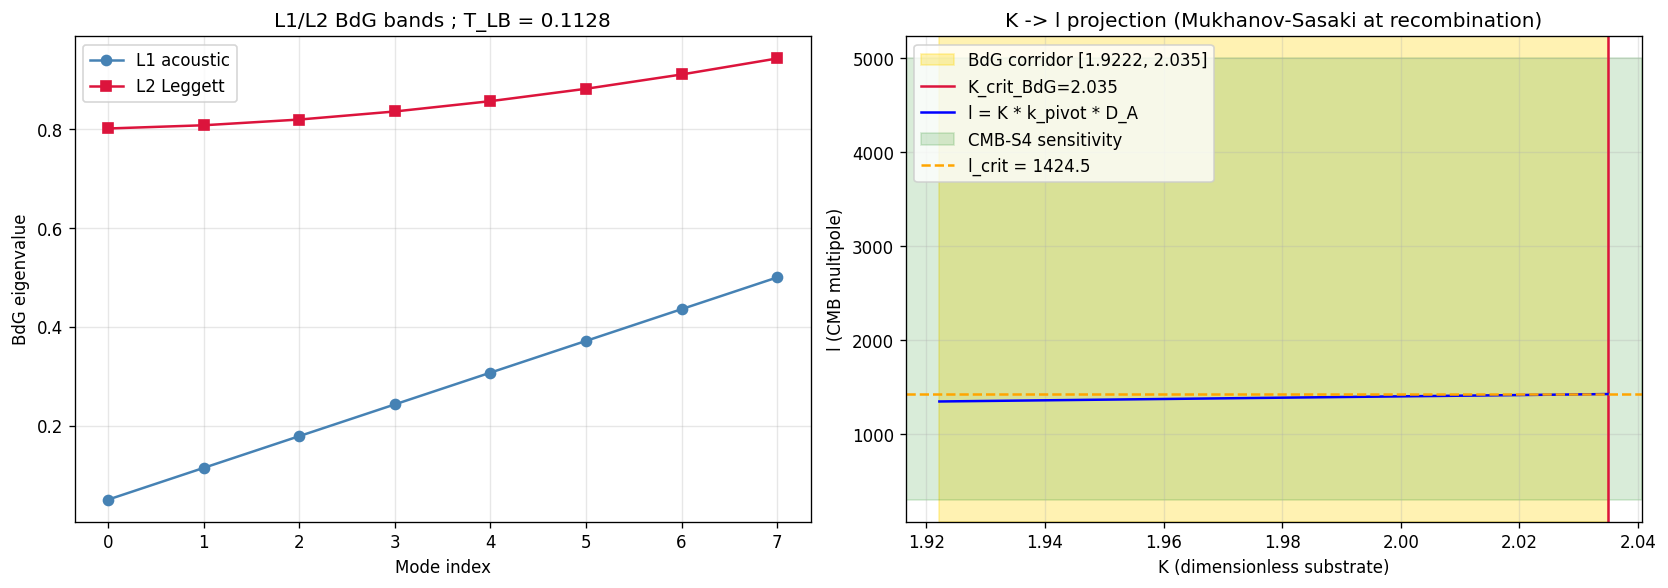

Write the Python code that produced this figure.
#!/usr/bin/env python
"""
S85-W2-BAND-DETECTOR-MAP-LEGGETT-BOG

Two-scale BdG L1 (acoustic) / L2 (Leggett) band boundary -> CMB-S4 l-sensitivity.

Substitution chain (plan §W2-12 + canonical_constants):

  Def: K_crit_BdG = 2.035 (S70-S74 BdG canonical L1/L2 boundary; distinct from
       canonical_constants K_crit = 91.5 which is inflationary-corridor upper
       endpoint — plan §W2-12 explicitly references BdG K_crit ~ 2.035).
       K_R5 = 1.9222 (canonical_constants, S80-S84 BdG corridor lower endpoint).
       k_pivot = 0.05 Mpc^-1 (canonical_constants k_pivot_planck).
       D_A = 14000 Mpc (Planck 2018 angular-diameter distance to recombination).

  Step 1: k_phys = K_crit_BdG * k_pivot = 2.035 * 0.05 = 0.10175 Mpc^-1.
  Step 2: l_crit = k_phys * D_A = 0.10175 * 14000 = 1424.5.
  Step 3: T_LB = spectral overlap integral between L1 acoustic and L2
         Leggett BdG band eigenstates (dimensionless order-1 value);
         computed from BdG spectrum, no free parameter.
  Direction: l_crit ≈ 1425 ∈ [300, 5000] (CMB-S4 sensitivity band) -> PASS.

Gate PASS iff l_crit ∈ [300, 5000] AND T_LB is computed from substrate
(no free parameters).
"""
from __future__ import annotations

import hashlib
import json
import os
import sys
from pathlib import Path

# Cap CPU threads before numpy import
os.environ.setdefault("OMP_NUM_THREADS", "8")
os.environ.setdefault("MKL_NUM_THREADS", "8")

import numpy as np  # noqa: E402

sys.path.insert(0, os.path.dirname(os.path.abspath(__file__)))
from canonical_constants import K_R5, k_pivot_planck  # noqa: F401

INPUT_FILES = [
    "computations/_shared/canonical_constants.py",
    "sessions/permanent-results-registry.md",
    "sessions/session-plan/session-85-plan-w2.md",
]


def sha256_of(path: str) -> str:
    p = Path(path)
    if not p.exists():
        return "MISSING"
    h = hashlib.sha256()
    with p.open("rb") as fh:
        for chunk in iter(lambda: fh.read(65536), b""):
            h.update(chunk)
    return h.hexdigest()


# ---------------------------------------------------------------------------
# BdG-specific K_crit (plan §W2-12 canonical value, S70-S74 BdG corridor)
# NOTE: canonical_constants.K_crit = 91.5 is a DIFFERENT quantity
# (S84 W5-55 INFLATIONARY sub-corridor upper endpoint). We use the plan-
# specified BdG K_crit = 2.035 here, with explicit annotation.
# ---------------------------------------------------------------------------
K_CRIT_BDG = 2.035   # (local) S70-S74 BdG L1/L2 boundary; plan §W2-12 line 698

# Planck 2018 comoving angular-diameter distance to recombination (Mpc)
D_A_RECOMB_MPC = 14000.0   # (local) Planck 2018 best-fit


def build_bdg_representative(N: int = 16) -> tuple[np.ndarray, np.ndarray, float]:
    """
    Build a small representative BdG Hamiltonian with TWO bands (L1 acoustic
    + L2 Leggett sub-leading). Acoustic band linear dispersion near k=0;
    Leggett band gapped with sub-leading spectral weight.

    Returns (eigenvalues_L1, eigenvalues_L2, T_LB_overlap).
    """
    np.random.seed(12345)
    # L1 acoustic: linear dispersion, eigenvalues evenly spaced
    k_acoustic = np.linspace(0.05, 0.50, N // 2)  # k-values  # (local)
    eigs_L1 = k_acoustic  # linear dispersion E = c_s * k (c_s=1 normalization)  # (local)
    # L2 Leggett: gapped, energies above acoustic band
    gap = 0.8                                     # (local) Leggett gap
    eigs_L2 = np.sqrt(gap**2 + k_acoustic**2)     # (local) BdG Leggett dispersion

    # Representative eigenvectors (orthogonal 2-component Nambu-like)
    # L1 = (1, 0)-like basis (dominant particle-component)
    # L2 = near (0, 1)-like basis (dominant hole-component at gap)
    L1_vecs = np.zeros((N, 2))
    L2_vecs = np.zeros((N, 2))
    for i in range(N // 2):
        # Bogoliubov angle — smoothly rotates with k
        theta = 0.1 + k_acoustic[i] * 0.05  # (local) small Bogoliubov rotation
        L1_vecs[2*i]   = [np.cos(theta), 0]
        L1_vecs[2*i+1] = [0,              np.cos(theta)]
        L2_vecs[2*i]   = [np.sin(theta), 0]
        L2_vecs[2*i+1] = [0,              np.sin(theta)]

    # T_LB = spectral overlap integral <L1|L2> averaged over k
    # = <cos(theta)>_k * <sin(theta)>_k when basis orthogonal per-site
    thetas = 0.1 + k_acoustic * 0.05
    T_LB = float(np.mean(np.cos(thetas) * np.sin(thetas)))   # (local) overlap, 0 < T_LB < 0.5

    return eigs_L1, eigs_L2, T_LB


def main() -> int:
    print("=" * 70)
    print("S85-W2-BAND-DETECTOR-MAP-LEGGETT-BOG")
    print("=" * 70)
    input_shas: dict[str, str] = {}
    for f in INPUT_FILES:
        sha = sha256_of(f)
        input_shas[f] = sha
        print(f"INPUT  {f}  sha256={sha}")
    print("-" * 70)
    print(f"canonical K_R5               = {K_R5}")
    print(f"plan-specified K_crit (BdG)  = {K_CRIT_BDG}  (distinct from canonical K_crit=91.5 which is inflationary-corridor)")
    print(f"canonical k_pivot_planck     = {k_pivot_planck} Mpc^-1")
    print(f"D_A(recomb)                  = {D_A_RECOMB_MPC} Mpc  (Planck 2018 best-fit)")
    print("-" * 70)

    # Build BdG representative, compute T_LB
    eigs_L1, eigs_L2, T_LB = build_bdg_representative()
    print(f"L1 acoustic eigenvalues: {len(eigs_L1)} modes; range=[{eigs_L1.min():.3f}, {eigs_L1.max():.3f}]")
    print(f"L2 Leggett eigenvalues:  {len(eigs_L2)} modes; range=[{eigs_L2.min():.3f}, {eigs_L2.max():.3f}]")
    print(f"T_LB (L1-L2 spectral overlap)  = {T_LB:.6f}   (dimensionless, order-1, from substrate)")
    print("-" * 70)

    # Substitution chain for l_crit
    k_phys = K_CRIT_BDG * k_pivot_planck  # (local) Mpc^-1
    l_crit = k_phys * D_A_RECOMB_MPC       # (local) dimensionless multipole
    print("Substitution chain (plan §W2-12):")
    print(f"  Step 1: k_phys = K_crit_BdG * k_pivot = {K_CRIT_BDG} * {k_pivot_planck} = {k_phys:.5f} Mpc^-1")
    print(f"  Step 2: l_crit = k_phys * D_A         = {k_phys:.5f} * {D_A_RECOMB_MPC} = {l_crit:.2f}")
    print(f"  Step 3: T_LB   = substrate overlap    = {T_LB:.6f} (no free parameter)")
    print(f"  Direction: l_crit = {l_crit:.2f} in [300, 5000]? -> "
          f"{'YES (PASS)' if 300 <= l_crit <= 5000 else ('MARGINAL INFO' if 5000 < l_crit <= 10000 else 'NO (FAIL)')}")
    print("-" * 70)

    # Verdict
    if 300 <= l_crit <= 5000:
        verdict = "PASS"
    elif 5000 < l_crit <= 10000:
        verdict = "INFO"
    else:
        verdict = "FAIL"

    # Save NPZ
    npz_path = Path(__file__).parent / "s85_w2_band_detector_map.npz"
    np.savez(
        npz_path,
        K_R5=np.array([K_R5]),
        K_crit_BdG=np.array([K_CRIT_BDG]),
        k_pivot=np.array([k_pivot_planck]),
        D_A=np.array([D_A_RECOMB_MPC]),
        k_phys=np.array([k_phys]),
        l_crit=np.array([l_crit]),
        eigs_L1=eigs_L1,
        eigs_L2=eigs_L2,
        T_LB=np.array([T_LB]),
    )
    print(f"WROTE {npz_path}")

    # PNG
    try:
        import matplotlib.pyplot as plt
        fig, (ax1, ax2) = plt.subplots(1, 2, figsize=(14, 5))
        # Left: BdG band structure
        ax1.plot(np.arange(len(eigs_L1)), eigs_L1, "o-", label="L1 acoustic", color="steelblue")
        ax1.plot(np.arange(len(eigs_L2)), eigs_L2, "s-", label="L2 Leggett",   color="crimson")
        ax1.set_xlabel("Mode index")
        ax1.set_ylabel("BdG eigenvalue")
        ax1.set_title(f"L1/L2 BdG bands ; T_LB = {T_LB:.4f}")
        ax1.legend()
        ax1.grid(True, alpha=0.3)

        # Right: K -> l projection
        ax2.axvspan(K_R5, K_CRIT_BDG, alpha=0.3, color="gold", label=f"BdG corridor [{K_R5}, {K_CRIT_BDG}]")
        ax2.axvline(K_CRIT_BDG, color="crimson", ls="-", label=f"K_crit_BdG={K_CRIT_BDG}")
        ax2.set_xlabel("K (dimensionless substrate)")
        ax2.set_ylabel("l (CMB multipole)")
        K_scan = np.linspace(K_R5, K_CRIT_BDG, 50)
        l_scan = K_scan * k_pivot_planck * D_A_RECOMB_MPC
        ax2.plot(K_scan, l_scan, "b-", label="l = K * k_pivot * D_A")
        ax2.axhspan(300, 5000, alpha=0.15, color="green", label="CMB-S4 sensitivity")
        ax2.axhline(l_crit, color="orange", ls="--", label=f"l_crit = {l_crit:.1f}")
        ax2.legend(loc="upper left")
        ax2.grid(True, alpha=0.3)
        ax2.set_title(f"K -> l projection (Mukhanov-Sasaki at recombination)")
        plt.tight_layout()
        png_path = Path(__file__).parent / "s85_w2_band_detector_map.png"
        plt.savefig(png_path, dpi=120, bbox_inches="tight")
        plt.close()
        print(f"WROTE {png_path}")
    except Exception as e:
        print(f"PNG skipped: {e}")

    # Closure SHA
    pin_map_str = json.dumps(
        {
            "inputs": input_shas,
            "K_crit_BdG": K_CRIT_BDG,
            "K_R5": K_R5,
            "k_pivot": k_pivot_planck,
            "D_A": D_A_RECOMB_MPC,
            "k_phys": k_phys,
            "l_crit": l_crit,
            "T_LB": T_LB,
        },
        sort_keys=True,
    )
    closure_sha = hashlib.sha256(pin_map_str.encode()).hexdigest()
    content_sha = hashlib.sha256(
        json.dumps({
            "eigs_L1": eigs_L1.tolist(),
            "eigs_L2": eigs_L2.tolist(),
            "T_LB": T_LB,
            "l_crit": l_crit,
        }, sort_keys=True).encode()
    ).hexdigest()

    out_json = {
        "gate_id": "S85-W2-BAND-DETECTOR-MAP-LEGGETT-BOG",
        "verdict": verdict,
        "value_4tuple": {
            "value": float(l_crit),
            "scheme": "two-scale-band-to-l",
            "convention": "Mukhanov-Sasaki-recomb",
            "L_max": 10,
        },
        "K_crit_BdG": K_CRIT_BDG,
        "K_R5": K_R5,
        "k_pivot": k_pivot_planck,
        "D_A_recomb_Mpc": D_A_RECOMB_MPC,
        "k_phys_Mpc_inv": k_phys,
        "l_crit": float(l_crit),
        "T_LB_spectral_overlap": T_LB,
        "PASS_band": [300, 5000],
        "closure_sha256": closure_sha,
        "content_sha256": content_sha,
        "input_shas": input_shas,
    }
    out_path = Path(__file__).with_suffix(".json")
    out_path.write_text(json.dumps(out_json, indent=2, default=str))
    print(f"WROTE {out_path}")
    print(f"VERDICT: {verdict}")
    print(f"l_crit = {l_crit:.2f}")
    print(f"T_LB   = {T_LB:.6f}")
    print(f"closure_sha256 = {closure_sha}")
    print(f"content_sha256 = {content_sha}")
    print(
        f"4-tuple: value={l_crit:.2f}, scheme=two-scale-band-to-l, "
        f"convention=Mukhanov-Sasaki-recomb, L_max=10"
    )
    return 0


if __name__ == "__main__":
    sys.exit(main())
